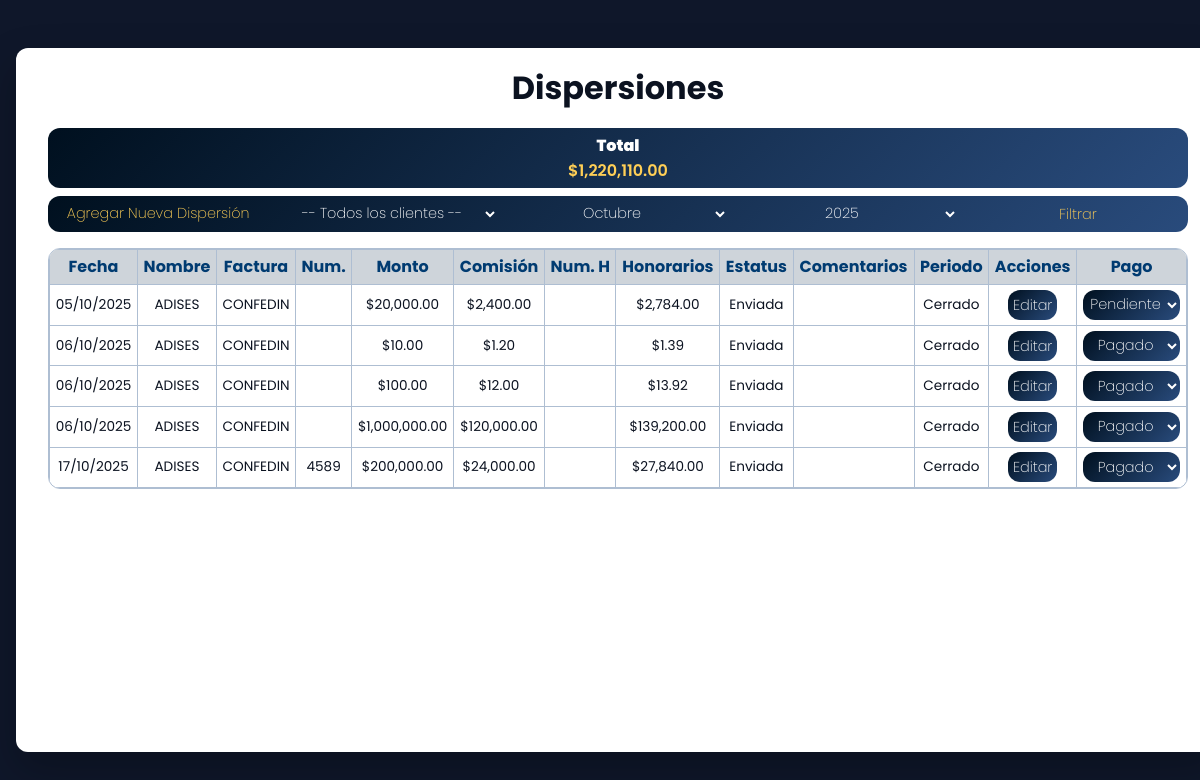
The app's page /dispersiones/listar/?mes=10&anio=2025, older data.
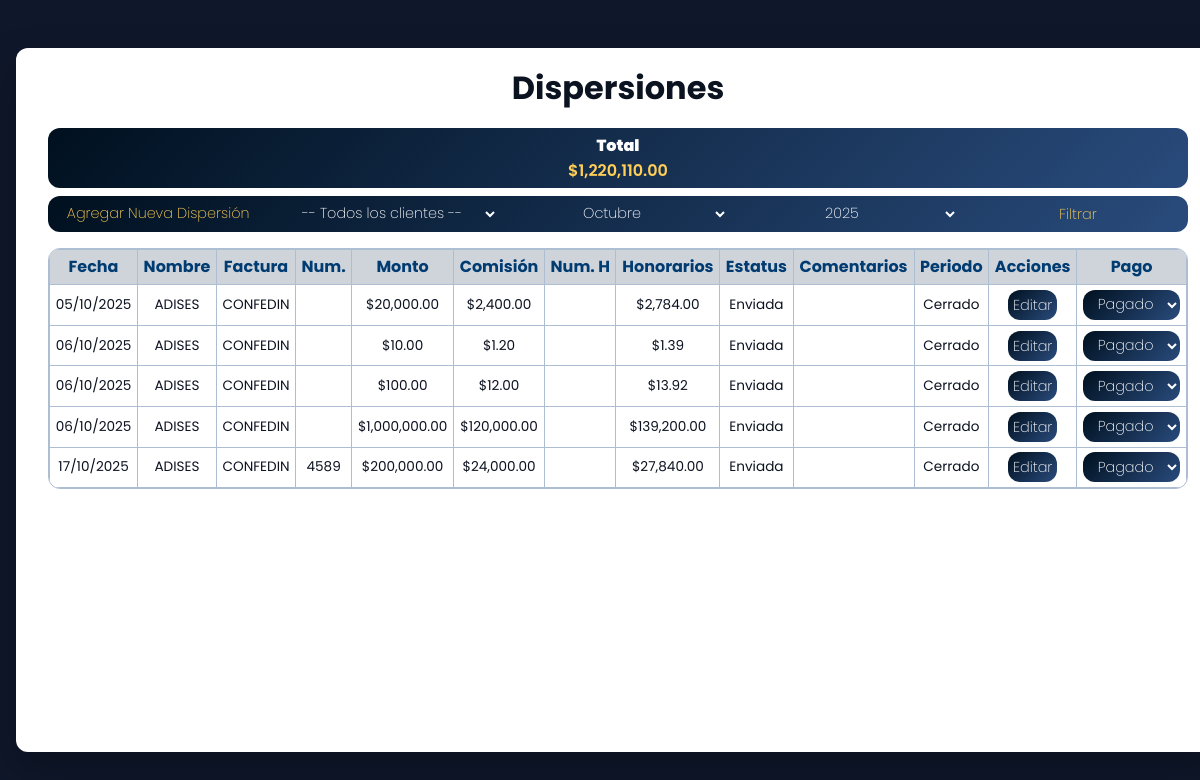
The same page, newer data.
### dispersiones/models.py (models this page shows, shortened)
class Dispersion(models.Model):
    fecha = models.DateTimeField(default=timezone.now)
    cliente = models.ForeignKey(Cliente, on_delete=models.CASCADE)
    factura = models.CharField(max_length=100)
    num_factura = models.CharField(max_length=100, blank=True, null=True)
    monto = models.DecimalField(max_digits=12, decimal_places=2)
    comision = models.DecimalField(max_digits=12, decimal_places=2, editable=False)
    num_factura_honorarios = models.CharField(max_length=100, blank=True, null=True)
    total_honorarios = models.DecimalField(max_digits=12, decimal_places=2, editable=False)
    estatus = models.CharField(max_length=50)
    comentarios = models.TextField(blank=True, null=True)
    estatus_periodo = models.CharField(max_length=50)
    estatus_pago = models.CharField(max_length=50, default="Pendiente")
    comision_procom = models.DecimalField(max_digits=5, decimal_places=2, editable=False)

### clientes/models.py (models this page shows, shortened)
class Cliente(models.Model):
    servicio = models.CharField(max_length=100)
    comision_procom = models.FloatField(blank=True, null=True)
    nombre = models.CharField(max_length=150)
    utilidad_enrok = models.FloatField(blank=True, null=True)
    comisionista_1 = models.CharField(max_length=100, blank=True, null=True)
    porcentaje_1 = models.FloatField(blank=True, null=True)
    comisionista_2 = models.CharField(max_length=100, blank=True, null=True)
    porcentaje_2 = models.FloatField(blank=True, null=True)
    comisionista_3 = models.CharField(max_length=100, blank=True, null=True)
    porcentaje_3 = models.FloatField(blank=True, null=True)
    comisionista_4 = models.CharField(max_length=100, blank=True, null=True)
    porcentaje_4 = models.FloatField(blank=True, null=True)
    comisionista_5 = models.CharField(max_length=100, blank=True, null=True)
    porcentaje_5 = models.FloatField(blank=True, null=True)
    comisionista_6 = models.CharField(max_length=100, blank=True, null=True)
    porcentaje_6 = models.FloatField(blank=True, null=True)
    comisionista_7 = models.CharField(max_length=100, blank=True, null=True)
    porcentaje_7 = models.FloatField(blank=True, null=True)
    comisionista_8 = models.CharField(max_length=100, blank=True, null=True)
    porcentaje_8 = models.FloatField(blank=True, null=True)
    comisionista_9 = models.CharField(max_length=100, blank=True, null=True)
    porcentaje_9 = models.FloatField(blank=True, null=True)
    fecha_registro = models.DateTimeField(auto_now_add=True)

### dispersiones/views.py (the view)
# urls.py: path('listar/', views.lista_dispersiones, name='dispersiones_listar'),  # <--- aquí
def lista_dispersiones(request):
    mes = request.GET.get('mes')
    anio = request.GET.get('anio')
    now = datetime.now()
    cliente_id = request.GET.get('cliente')
    if not mes or not anio:
        return redirect(f"{request.path}?mes={now.month}&anio={now.year}")
    try:
        mes = int(mes)
        if mes < 1 or mes > 12:
            mes = now.month
    except (TypeError, ValueError):
        mes = now.month
    try:
        anio = int(anio)
    except (TypeError, ValueError):
        anio = now.year
    anios = Dispersion.objects.dates('fecha', 'year')
    anios = [y.year for y in anios]
    dispersiones = Dispersion.objects.all().order_by('fecha')
    dispersiones = dispersiones.filter(fecha__month=mes, fecha__year=anio)
    clientes = Cliente.objects.all()
    if cliente_id:
        dispersiones = dispersiones.filter(cliente_id=cliente_id)
    total_montos = dispersiones.aggregate(total=Sum('monto'))['total'] or 0
    return render(request, 'dispersiones/listar.html', {
        'dispersiones': dispersiones,
        'mes': str(mes),
        'anio': str(anio),
        'clientes': clientes,       # lista completa para el dropdown
        'cliente': cliente_id,      # cliente seleccionado
        'anios': anios,
        'total_montos': total_montos,
    })

### dispersiones/templates/dispersiones/listar.html (shortened to what this page needs)
<!DOCTYPE html>
<html lang="es">
{% load humanize %}
<head>
</head>
<body>
<div class="card">
  <h1>Dispersiones</h1>
  <div class="pendiente-box">
    <h2>Total</h2>
    <div class="monto">${{ total_montos|floatformat:2|intcomma }}</div>
  </div>
  <div class="actions">
    <form method="get" class="filtro">
      <a href="{% url 'dispersiones_agregar' %}" class="btn_filtros" style="border-radius: 12px 0 0 12px;">Agregar Nueva Dispersión</a>
      <select name="cliente">
        <option value="">-- Todos los clientes --</option>
      </select>
      <select name="mes" required>
        <option value="10" {% if mes == "10" %}selected{% endif %}>Octubre</option>
      </select>
      <select class="filtros" name="anio">
        {% for year in anios %}
          <option value="{{ year }}" {% if anio == year|stringformat:"s" %}selected{% endif %}>{{ year }}</option>
        {% endfor %}
      </select>
      <button type="submit" class="btn_filtros" style="border-radius: 0 12px 12px 0">Filtrar</button>
    </form>
  </div>
  <div style="border:1px solid #aebed2; border-radius:12px; overflow:hidden; margin-top:1rem;">
    <table>
      <tr>
        <th>Fecha</th>
        <th>Nombre</th>
        <th>Factura</th>
        <th>Num.</th>
        <th>Monto</th>
        <th>Comisión</th>
        <th>Num. H</th>
        <th>Honorarios</th>
        <th>Estatus</th>
        <th>Comentarios</th>
        <th>Periodo</th>
        <th>Acciones</th>
        <th>Pago</th>
      </tr>
      {% for disp in dispersiones %}
      <tr>
        <td>{{ disp.fecha|date:"d/m/Y" }}</td>
        <td>{{ disp.cliente.nombre }}</td>
        <td>{{ disp.factura }}</td>
        <td>{{disp.num_factura|default_if_none:""}}</td>
        <td>${{ disp.monto|floatformat:2|intcomma }}</td>
        <td>${{ disp.comision|floatformat:2|intcomma }}</td>
        <td>{{disp.num_factura_honorarios|default_if_none:""}}</td>
        <td>${{ disp.total_honorarios|floatformat:2|intcomma }}</td>
        <td>{{ disp.estatus }}</td>
        <td>{{ disp.comentarios }}</td>
        <td>{{ disp.estatus_periodo }}</td>
        <td>
          <a href="{% url 'dispersiones_editar' disp.id %}" class="editar">Editar</a>
        </td>
        <td>
          <form method="post" action="{% url 'actualizar_estatus_dispersion' %}">
            <select class="filtro_pagado" name="estatus_pago" onchange="this.form.submit()">
              <option value="Pendiente" {% if disp.estatus_pago == "Pendiente" %}selected{% endif %}>Pendiente</option>
              <option value="Pagado" {% if disp.estatus_pago == "Pagado" %}selected{% endif %}>Pagado</option>
            </select>
          </form>
        </td>
      </tr>
      {% empty %}
      <tr>
        <td colspan="12" style="text-align:center;">No hay dispersión registrada.</td>
      </tr>
      {% endfor %}
    </table>
  </div>
</div>
</body>
</html>

Row changes from the older to the newer data that the page shows:
changed Dispersion (number 1 of 5 on the later page): estatus_pago "Pendiente" → "Pagado"
